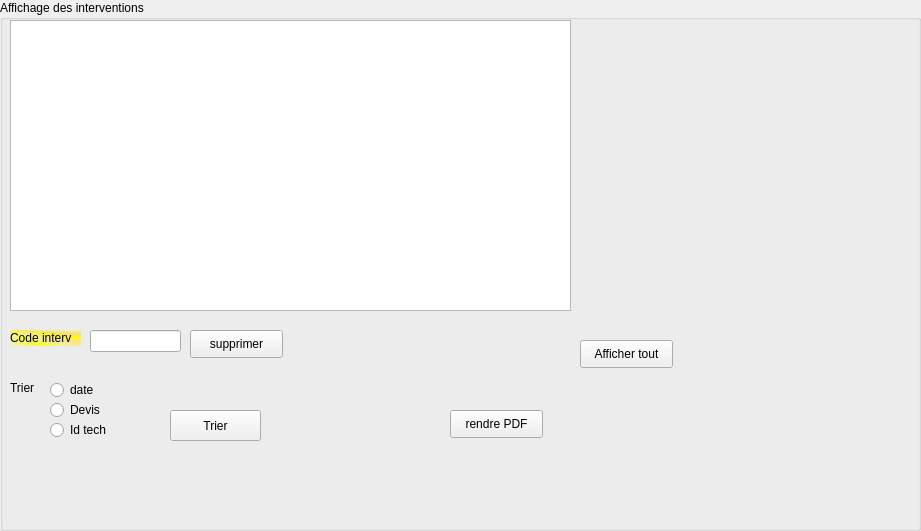
    <widget class="QGroupBox" name="groupBox_7">
     <property name="geometry">
      <rect>
       <x>0</x>
       <y>240</y>
       <width>921</width>
       <height>531</height>
      </rect>
     </property>
     <property name="title">
      <string>Affichage des interventions</string>
     </property>
     <widget class="QPushButton" name="pushButton_interv_suppr">
      <property name="geometry">
       <rect>
        <x>190</x>
        <y>330</y>
        <width>93</width>
        <height>28</height>
       </rect>
      </property>
      <property name="text">
       <string>supprimer</string>
      </property>
     </widget>
     <widget class="QPushButton" name="pushButton_pdfinterv">
      <property name="geometry">
       <rect>
        <x>450</x>
        <y>410</y>
        <width>93</width>
        <height>28</height>
       </rect>
      </property>
      <property name="text">
       <string>rendre PDF</string>
      </property>
     </widget>
     <widget class="QLineEdit" name="lineEdit_interv_suppr">
      <property name="geometry">
       <rect>
        <x>90</x>
        <y>330</y>
        <width>91</width>
        <height>22</height>
       </rect>
      </property>
     </widget>
     <widget class="QLabel" name="label_codeinterv_3">
      <property name="geometry">
       <rect>
        <x>10</x>
        <y>330</y>
        <width>71</width>
        <height>16</height>
       </rect>
      </property>
      <property name="styleSheet">
       <string notr="true">background-color: qconicalgradient(cx:0, cy:0, angle:135, stop:0 rgba(255, 255, 0, 69), stop:0.375 rgba(255, 255, 0, 69), stop:0.423533 rgba(251, 255, 0, 145), stop:0.45 rgba(247, 255, 0, 208), stop:0.477581 rgba(255, 244, 71, 130), stop:0.518717 rgba(255, 218, 71, 130), stop:0.55 rgba(255, 255, 0, 255), stop:0.57754 rgba(255, 203, 0, 130), stop:0.625 rgba(255, 255, 0, 69), stop:1 rgba(255, 255, 0, 69));</string>
      </property>
      <property name="text">
       <string>Code interv</string>
      </property>
     </widget>
     <widget class="QLabel" name="label_2">
      <property name="geometry">
       <rect>
        <x>10</x>
        <y>380</y>
        <width>55</width>
        <height>16</height>
       </rect>
      </property>
      <property name="text">
       <string>Trier</string>
      </property>
     </widget>
     <widget class="QRadioButton" name="radioButton_date">
      <property name="geometry">
       <rect>
        <x>50</x>
        <y>380</y>
        <width>95</width>
        <height>20</height>
       </rect>
      </property>
      <property name="text">
       <string>date</string>
      </property>
     </widget>
     <widget class="QRadioButton" name="radioButton_devis">
      <property name="geometry">
       <rect>
        <x>50</x>
        <y>400</y>
        <width>95</width>
        <height>20</height>
       </rect>
      </property>
      <property name="text">
       <string>Devis</string>
      </property>
     </widget>
     <widget class="QPushButton" name="pushButton_2">
      <property name="geometry">
       <rect>
        <x>1020</x>
        <y>320</y>
        <width>93</width>
        <height>28</height>
       </rect>
      </property>
      <property name="text">
       <string>Afficher tout</string>
      </property>
     </widget>
     <widget class="QTableView" name="tableView_intervention">
      <property name="geometry">
       <rect>
        <x>10</x>
        <y>20</y>
        <width>561</width>
        <height>291</height>
       </rect>
      </property>
     </widget>
     <widget class="QPushButton" name="pushButton_trier_interv">
      <property name="geometry">
       <rect>
        <x>170</x>
        <y>410</y>
        <width>91</width>
        <height>31</height>
       </rect>
      </property>
      <property name="text">
       <string>Trier</string>
      </property>
     </widget>
     <widget class="QRadioButton" name="radioButton_idtech">
      <property name="geometry">
       <rect>
        <x>50</x>
        <y>420</y>
        <width>95</width>
        <height>20</height>
       </rect>
      </property>
      <property name="text">
       <string>Id tech</string>
      </property>
     </widget>
     <widget class="QLabel" name="label_3">
      <property name="geometry">
       <rect>
        <x>790</x>
        <y>10</y>
        <width>381</width>
        <height>131</height>
       </rect>
      </property>
      <property name="text">
       <string/>
      </property>
      <property name="pixmap">
       <pixmap>../../Desktop/New folder (19)/IFACTORY.png</pixmap>
      </property>
     </widget>
     <widget class="QPushButton" name="pushButton_7">
      <property name="geometry">
       <rect>
        <x>580</x>
        <y>340</y>
        <width>93</width>
        <height>28</height>
       </rect>
      </property>
      <property name="text">
       <string>Afficher tout</string>
      </property>
     </widget>
     <zorder>pushButton_interv_suppr</zorder>
     <zorder>pushButton_pdfinterv</zorder>
     <zorder>lineEdit_interv_suppr</zorder>
     <zorder>label_codeinterv_3</zorder>
     <zorder>label_2</zorder>
     <zorder>radioButton_date</zorder>
     <zorder>radioButton_devis</zorder>
     <zorder>tableView_intervention</zorder>
     <zorder>pushButton_trier_interv</zorder>
     <zorder>radioButton_idtech</zorder>
     <zorder>label_3</zorder>
     <zorder>pushButton_7</zorder>
     <zorder>pushButton_2</zorder>
    </widget>
